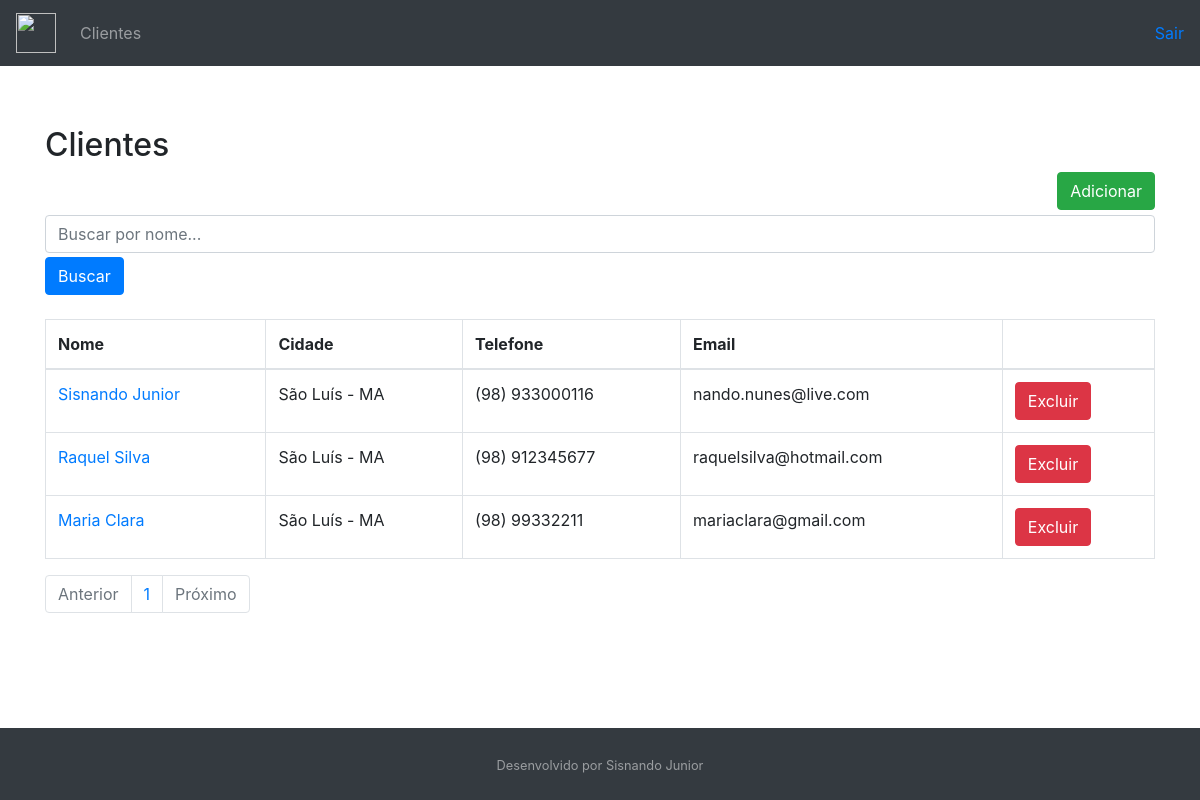
The page /customer/list/ on the database as committed earlier.
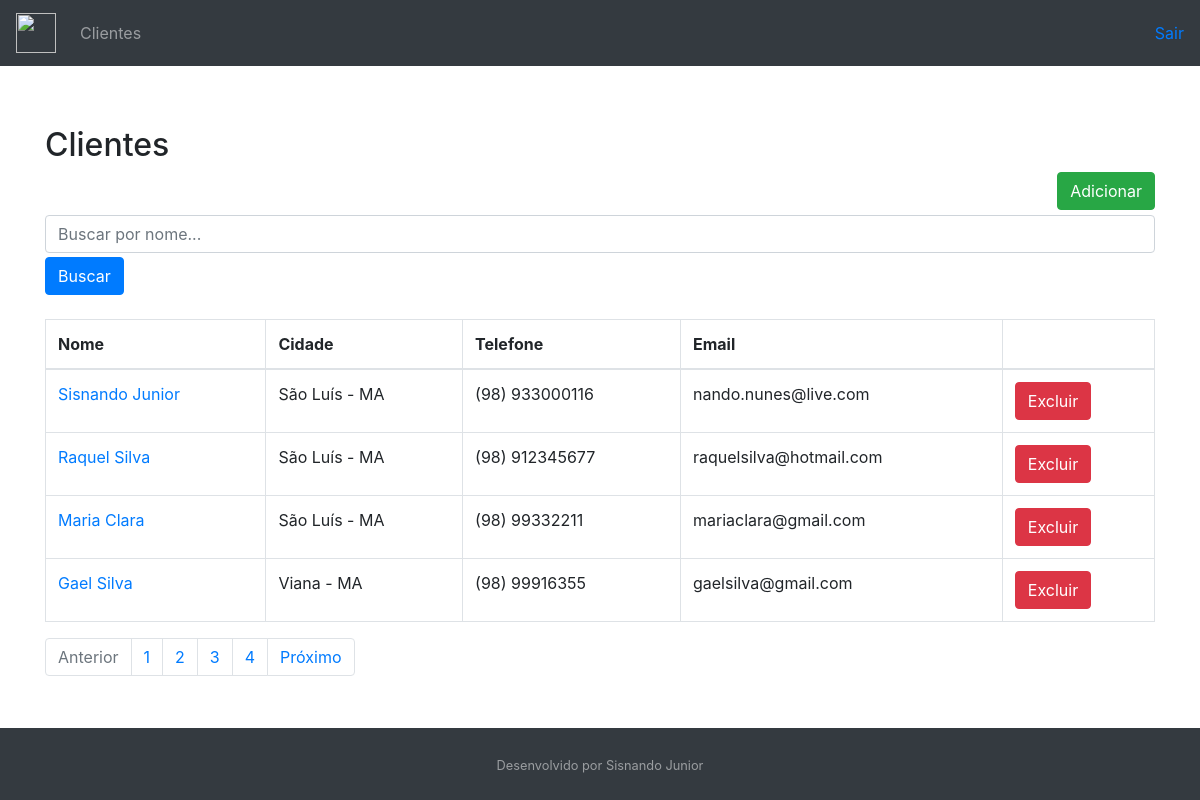
The same page on the database as committed later.
### customer/models.py (models this page shows, shortened)
class Customer(models.Model):
    first_name = models.CharField(max_length=30)
    last_name = models.CharField(max_length=50)
    email = models.EmailField()
    birth_date = models.DateField()
    area_code = models.CharField(max_length=3)
    phone_number = models.CharField(max_length=9)
    country = models.CharField(max_length=30)
    state = models.CharField(max_length=30)
    city = models.CharField(max_length=30)
    created_date = models.DateTimeField(auto_now_add=True)
    update_date = models.DateTimeField(auto_now=True)
    active = models.BooleanField(default=True)
    def get_full_phone_number(self):
        return f"({self.area_code}) {self.phone_number}"
    def get_full_name(self):
        return f"{self.first_name} {self.last_name}"
    def get_full_city(self):
        return f"{self.city} - {self.state}"
    def get_absolute_url(self):
        return reverse("customer:customer-update", kwargs={"pk": self.pk})
    def get_delete_url(self):
        return reverse("customer:customer-delete", kwargs={"pk": self.pk})
    class Meta:
        db_table = "customer"

### customer/views.py (the view)
# urls.py: path("list/", CustomerListView.as_view(), name="customer_list"),
class CustomerListView(ListView):
    template_name = "customer/customer_list.html"
    paginate_by = 4
    model = Customer
    def get_queryset(self):
        name = self.request.GET.get("name")
        if name:
            object_list = self.model.objects.filter(
                Q(first_name__icontains=name) | Q(last_name__icontains=name)
            ) #icontains ignora letras maiusculas e minusculas
        else:
            object_list = self.model.objects.all()
        return object_list

### customer/templates/customer/customer_list.html (shortened to what this page needs)
{% extends "model-page.html" %}
{% block content %}
<h2>Clientes</h2>
<a href="{% url "customer:customer_create" %}">
<button type="button" class="btn btn-success"
        style="float: right; margin-bottom: 5px">Adicionar</button>
</a>
<form>
    <div class="form-group mb-1">
        <input class="form-control" type="text" name="name" placeholder="Buscar por nome...">
    </div>
    <button type="submit" class="btn btn-primary">Buscar</button>
</form>
<table class="table table-bordered mt-4">
    <thead>
    <tr>
        <th>Nome</th>
        <th>Cidade</th>
        <th>Telefone</th>
        <th>Email</th>
        <th></th>
    </tr>
    </thead>
    <tbody>
    {% for customer in customer_list%}
    <tr>
        <td><a href="{{ customer.get_absolute_url }}">{{customer.get_full_name}}</a></td>
        <td>{{customer.get_full_city}}</td>
        <td>{{customer.get_full_phone_number}}</td>
        <td>{{customer.email}}</td>
        <form method="post" action="{{customer.get_delete_url}}">{% csrf_token %}
            <td><button type="button" class="btn btn-danger" data-toggle="modal" data-target="#ExemploModalCentralizado">
                Excluir
            </button>
            </td></form>
    </tr>
    {% endfor %}
    </tbody>
</table>
<ul class="pagination">
    {% if page_obj.has_previous %}
    <li class="page-item"><a class="page-link" href="?page={{page_obj.previous_page_number}}">Anterior</a></li>
    {% else %}
    <li class="page-item disabled"><a class="page-link" href="#">Anterior</a></li>
    {% endif %}
    {% for object in page_obj.paginator.page_range %}
    <li class="page-item"><a class="page-link" href="?page={{ forloop.counter }}">{{ forloop.counter }}</a></li>
    {% endfor %}
    {% if page_obj.has_next %}
    <li class="page-item"><a class="page-link" href="?page={{page_obj.next_page_number}}">Próximo</a></li>
    {% else %}
    <li class="page-item disabled"><a class="page-link" href="#">Próximo</a></li>
    {% endif %}
</ul>
{% endblock %}

Rows that differ between the two databases and show on the page:
added Customer: get_full_name "Gael Silva", get_full_city "Viana - MA", get_full_phone_number "(98) 99916355", email "gaelsilva@gmail.com"
Other text that changed with them:
new list line: "2"
new list line: "3"
new list line: "4"
